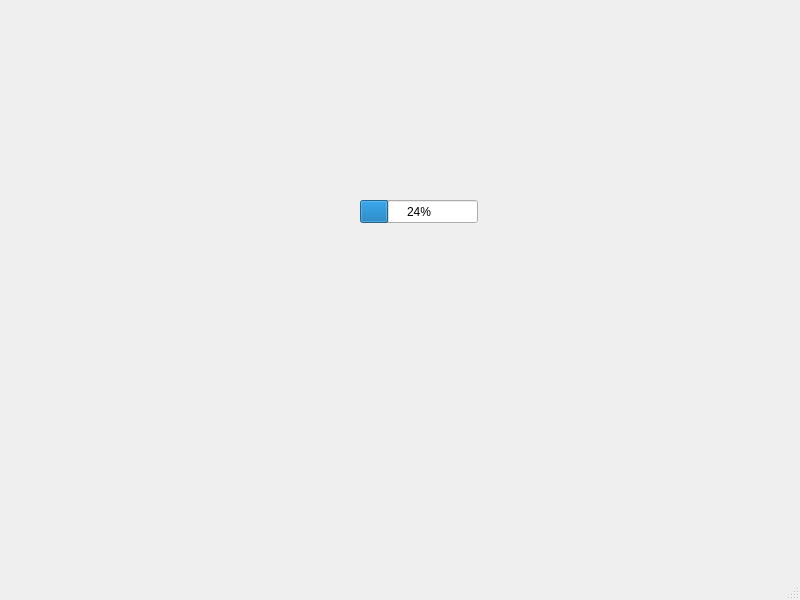
<?xml version="1.0" encoding="UTF-8"?>
<ui version="4.0">
 <class>MainWindow</class>
 <widget class="QMainWindow" name="MainWindow">
  <property name="geometry">
   <rect>
    <x>0</x>
    <y>0</y>
    <width>800</width>
    <height>600</height>
   </rect>
  </property>
  <property name="windowTitle">
   <string>MainWindow</string>
  </property>
  <widget class="QWidget" name="centralwidget">
   <widget class="QProgressBar" name="progressBar">
    <property name="geometry">
     <rect>
      <x>360</x>
      <y>200</y>
      <width>118</width>
      <height>23</height>
     </rect>
    </property>
    <property name="value">
     <number>24</number>
    </property>
   </widget>
  </widget>
  <widget class="QMenuBar" name="menubar">
   <property name="geometry">
    <rect>
     <x>0</x>
     <y>0</y>
     <width>800</width>
     <height>22</height>
    </rect>
   </property>
  </widget>
  <widget class="QStatusBar" name="statusbar"/>
 </widget>
 <resources/>
 <connections/>
</ui>
